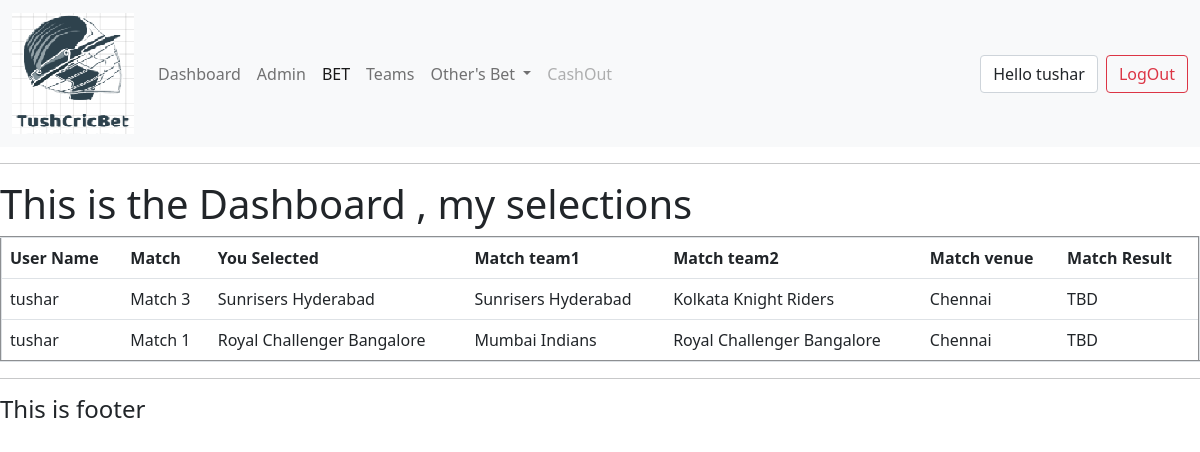
The page /dashboard/ (signed in) on the database its author committed.
### teams/models.py (models this page shows)
class Selection(models.Model):
    user = models.ForeignKey(User, on_delete=models.SET_NULL, null="True")
    match = models.ForeignKey(Match, on_delete=models.SET_NULL, null="True")
    selection = models.ForeignKey(Team, on_delete=models.SET_NULL, null="True")

class Match(models.Model):
    RESULTS = (
        ('NR', 'No Results'),
        ('team1', 'Team1'),
        ('team2', 'Team2'),
        ('IP', 'In Progress'),
        ('TBD', 'TBD')
    )
    team1 = models.ForeignKey(Team, on_delete=models.SET_NULL, null="True", related_name='team1')
    team2 = models.ForeignKey(Team, on_delete=models.SET_NULL, null="True", related_name='team2')
    description = models.TextField( blank="True", null="True")
    venue = models.CharField(max_length=40, blank="True", null="True")
    result = models.CharField(max_length=10, choices=RESULTS)
    datetime = models.DateTimeField()
    tournaments = models.CharField(max_length=50, default="IPL", blank="True", null="True")
    def __str__(self):
        return self.description

class Team(models.Model):
    name = models.CharField(max_length=30)
    description = models.TextField(blank="True", null="True")
    logo = models.ImageField(blank="True", null="True")
    location = models.CharField(max_length=40, blank="True", null="True")
    def __str__(self):
        return self.name

### accounts/views.py (the view)
# urls.py: path('dashboard/', views.dashboard),
@login_required(login_url='/login')
def dashboard(request):
    user = User.objects.get(username=request.user)
    selections = user.selection_set.all()
    return render(request, 'accounts/dashboard.html', {'selections': selections})

### accounts/custom_context_processor.py (called while the page is built)
def user_renderer(request):
    return {
       'all_users': User.objects.all(),
    }

### accounts/templates/accounts/dashboard.html
{% extends 'accounts/main.html' %}
{% block content %}
<h1> This is the Dashboard , my selections</h1>
<table class="table" border="2">
    <tr>
        <th scope="col"> User Name </th>
        <th scope="col"> Match </th>
        <th scope="col"> You Selected </th>
        <th scope="col"> Match team1 </th>
        <th scope="col"> Match team2 </th>
        <th scope="col"> Match venue </th>
        <th scope="col"> Match Result </th>
    <tr>
    {% for i in selections %}
    <tr>
    <td>{{i.user}}</td>
    <td>{{i.match}}</td>
    <td>{{i.selection.name}}</td>
    <td>{{i.match.team1}}</td>
    <td>{{i.match.team2}}</td>
    <td>{{i.match.venue}}</td>
    <td>{{i.match.result}}</td>
    </tr>
    {% endfor %}
</table>
{% endblock %}

### accounts/templates/accounts/navbar.html (shortened to what this page needs)
{% load static %}
<nav class="navbar navbar-expand-lg navbar-light bg-light">
  <div class="container-fluid">
    <a class="navbar-brand" href="#"><img src="{% static 'images/logo.PNG' %}"> </a>
    <div class="collapse navbar-collapse" id="navbarSupportedContent">
      <ul class="navbar-nav me-auto mb-2 mb-lg-0">
        <li class="nav-item">
          <a class="nav-link" href="/dashboard">Dashboard</a>
        </li>
        <li class="nav-item">
          <a class="nav-link" href="/admin">Admin</a>
        </li>
        <li class="nav-item">
          <a class="nav-link active" aria-current="page" href="/schedule">BET</a>
        </li>
        <li class="nav-item">
          <a class="nav-link" href="/teams">Teams</a>
        </li>
        <li class="nav-item dropdown">
          <a class="nav-link dropdown-toggle" href="#" id="navbarDropdown" role="button" data-bs-toggle="dropdown" aria-expanded="false">
            Other's Bet
          </a>
        </li>
        <li class="nav-item">
          <a class="nav-link disabled" href="#" tabindex="-1" aria-disabled="true">CashOut</a>
        </li>
      </ul>
      <form class="d-flex">
        <span class="form-control me-2">Hello {{request.user}} </span>
        <button type="button" class="btn btn-outline-danger" onclick="window.location.href='/logout'">LogOut</button>
      </form>
    </div>
  </div>
</nav>

### rows shown on the page
Selection: user "tushar", match "Match 3", selection.name "Sunrisers Hyderabad", match.team1 "Sunrisers Hyderabad", match.team2 "Kolkata Knight Riders", match.venue "Chennai", match.result "TBD"
Selection: user "tushar", match "Match 1", selection.name "Royal Challenger Bangalore", match.team1 "Mumbai Indians", match.team2 "Royal Challenger Bangalore", match.venue "Chennai", match.result "TBD"

### other values the page prints
{{ request.user }} "tushar"
